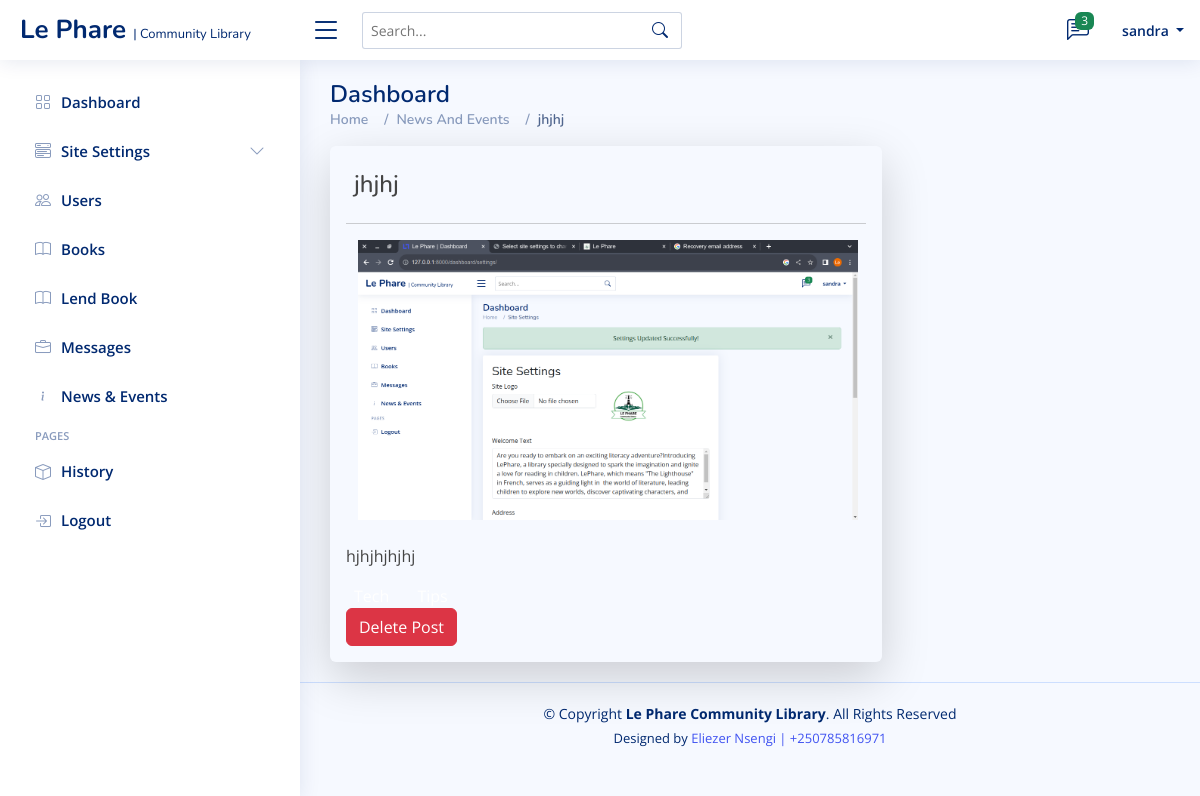
The app's page /dashboard/news/jhjhj (signed in) with its own data.
### MainApp/models.py (models this page shows, shortened)
class NewsAndEvents(models.Model):
    title = models.CharField(max_length=255)
    slug = models.SlugField(unique=True)
    image = models.ImageField(upload_to="news/", null=True, blank=True)
    content = FroalaField()
    created_at = models.DateTimeField(auto_now_add=True)
    edited_at = models.DateTimeField(auto_now=True)
    class Meta:
        ordering = ["-created_at"]

### Dashboard/views.py (the view)
# urls.py: path("news/<slug:slug>", DashboardNewsDetail),
@login_required(login_url="/login")
def DashboardNewsDetail(request, slug):
    news_object = NewsAndEvents.objects.get(slug=slug)
    context = {
        "news": news_object,
    }
    return render(request, "dashboard/news-detail.html", context)

### Dashboard/templates/dashboard/news-detail.html (shortened to what this page needs)
{% extends './base.html'%} {% load static%} {% block content%}{% load humanize%}
<main id="main" class="main">
  <div class="pagetitle">
    <h1>Dashboard</h1>
    <nav>
      <ol class="breadcrumb">
        <li class="breadcrumb-item"><a href="/">Home</a></li>
        <li class="breadcrumb-item"><a href="/dashboard/news/">News And Events</a></li>
        <li class="breadcrumb-item active">{{news.slug}}</li>
      </ol>
    </nav>
  </div>
  <section class="section dashboard">
    <div class="row">
      <div class="col-lg-8">
        <div class="min-h-screen flex justify-center items-center bg-gray-100">
          <div class="grid grid-cols-3 gap-4">
            <div class="max-w-md rounded shadow-lg">
              <div class="p-3">
                <div>
                  <h4 class="p-2 text-lg font-bold leading-tight">
                    {{news.title}}
                  </h4>
                  <hr />
                </div>
                <div class="flex items-center mb-2 container">
                  <img
                    src="{{news.image.url}}"
                    class="rounded-full h-10 w-10 mr-3"
                    width="500"
                    height=""
                  />
                </div>
                <p class="mb-4 text-gray-700">{{news.content | safe}}</p>
                <div
                  class="flex justify-between items-center text-xs text-gray-500"
                >
                  <div>
                    <span class="px-2 py-1 bg-blue-500 text-white rounded-full"
                      >Tech</span
                    >
                    <span
                      class="px-2 py-1 bg-blue-500 text-white rounded-full ml-2"
                      >Tips</span
                    >
                  </div>
                  <div class="flex items-center">
                    <button class="btn btn-danger"  data-toggle="modal"
        data-target="#deleteModal">Delete Post</button>
                  </div>
                </div>
                </div>
              </div>
            </div>
          </div>
        </div>
      </div>
  </section>
</main>
{% endblock %}

### Dashboard/templates/dashboard/base.html (shortened to what this page needs)
{% load static %} {% load humanize %}
<!DOCTYPE html>
<html lang="en">
  <head>
    <link
      rel="stylesheet"
      href="https://cdn.jsdelivr.net/npm/bootstrap@4.0.0/dist/css/bootstrap.min.css"
    />
    <link
      href="{%static 'dashboard/assets/vendor/bootstrap/css/bootstrap.min.css'%}"
      rel="stylesheet"
    />
    <link
      href="{%static 'dashboard/assets/vendor/bootstrap-icons/bootstrap-icons.css'%}"
      rel="stylesheet"
    />
    <link
      href="{%static 'dashboard/assets/vendor/boxicons/css/boxicons.min.css'%}"
      rel="stylesheet"
    />
    <link
      href="{% static 'dashboard/assets/vendor/quill/quill.snow.css'%}"
      rel="stylesheet"
    />
    <link
      href="{% static 'dashboard/assets/vendor/quill/quill.bubble.css'%}"
      rel="stylesheet"
    />
    <link
      href="{% static 'dashboard/assets/vendor/remixicon/remixicon.css'%}"
      rel="stylesheet"
    />
    <link
      href="{% static 'dashboard/assets/vendor/simple-datatables/style.css'%}"
      rel="stylesheet"
    />
    <link href="{%static 'dashboard/assets/css/style.css'%}" rel="stylesheet" />
  </head>
  <body>
    <header id="header" class="header fixed-top d-flex align-items-center">
      <div class="d-flex align-items-center justify-content-between">
        <a href="/dashboard" class="logo d-flex align-items-center">
          <span class="d-none d-lg-block"
            >Le Phare
            <small style="font-size: 13px"> | Community Library</small>
          </span>
        </a>
        <i class="bi bi-list toggle-sidebar-btn"></i>
      </div>
      <div class="search-bar">
        <form
          class="search-form d-flex align-items-center"
          method="POST"
          action="#"
        >
          <input
            type="text"
            name="query"
            placeholder="Search..."
            title="Enter search keyword"
          />
          <button type="submit" title="Search">
            <i class="bi bi-search"></i>
          </button>
        </form>
      </div>
      <nav class="header-nav ms-auto">
        <ul class="d-flex align-items-center">
          <li class="nav-item dropdown">
            <a class="nav-link nav-icon" href="#" data-bs-toggle="dropdown">
              <i class="bi bi-chat-left-text"></i>
              <span class="badge bg-success badge-number">3</span> </a
            >
          </li>
          <li class="nav-item dropdown pe-3">
            <a
              class="nav-link nav-profile d-flex align-items-center pe-0"
              href="#"
              data-bs-toggle="dropdown"
            >
              <span class="d-none d-md-block dropdown-toggle ps-2"
                >{{request.user}}
              </span> </a
            >
          </li>
        </ul>
      </nav>
    </header>
    <aside id="sidebar" class="sidebar">
      <ul class="sidebar-nav" id="sidebar-nav">
        <li class="nav-item">
          <a class="nav-link collapsed" href="/dashboard">
            <i class="bi bi-grid"></i>
            <span>Dashboard</span>
          </a>
        </li>
        <li class="nav-item">
          <a
            class="nav-link collapsed"
            data-bs-target="#forms-nav"
            data-bs-toggle="collapse"
            href="/dashboard/settings"
          >
            <i class="bi bi-menu-button-wide"></i><span>Site Settings</span
            ><i class="bi bi-chevron-down ms-auto"></i>
          </a>
        </li>
        <li class="nav-item">
          <a class="nav-link collapsed" href="/dashboard/users">
            <i class="bi bi-people"></i><span>Users</span></a
          >
        </li>
        <li class="nav-item">
          <a class="nav-link collapsed" href="/dashboard/books">
            <i class="bi bi-book"></i><span>Books</span>
          </a>
        </li>
        <li class="nav-item">
          <a class="nav-link collapsed" href="/dashboard/books/lend">
            <i class="bi bi-book"></i><span>Lend Book</span>
          </a>
        </li>
        <li class="nav-item">
          <a class="nav-link collapsed" href="#">
            <i class="bi bi-briefcase"></i><span>Messages</span>
          </a>
        </li>
        <li class="nav-item">
          <a class="nav-link collapsed" href="/dashboard/news">
            <i class="bi bi-info"></i><span>News & Events</span>
          </a>
        </li>
        <li class="nav-heading">Pages</li>
        <li class="nav-item">
          <a class="nav-link collapsed" href="/dashboard/history">
            <i class="bi bi-box"></i>
            <span>History</span>
          </a>
        </li>
        <li class="nav-item">
          <a class="nav-link collapsed" href="/logout">
            <i class="bi bi-box-arrow-in-right"></i>
            <span>Logout</span>
          </a>
        </li>
      </ul>
    </aside>
    {% block content %} {{ redirect_to_login_immediately }} {% endblock %}
    <footer id="footer" class="footer">
      <div class="copyright">
        &copy; Copyright <strong><span>Le Phare Community Library</span></strong
        >. All Rights Reserved
      </div>
      <div class="credits">
        Designed by
        <a href="#">Eliezer Nsengi | +250785816971</a>
      </div>
    </footer>
  </body>
</html>

### static/dashboard/assets/css/style.css (style rules this page uses)
:root { scroll-behavior: smooth; }
body { font-family: "Open Sans", sans-serif; background: #f6f9ff; color: #444444; }
a { color: #4154f1; text-decoration: none; }
h1, h2, h3, h4, h5, h6 { font-family: "Nunito", sans-serif; }
#main { margin-top: 60px; padding: 20px 30px; transition: all 0.3s; }
.pagetitle { margin-bottom: 10px; }
.pagetitle h1 { font-size: 24px; margin-bottom: 0; font-weight: 600; color: #012970; }
.breadcrumb { font-size: 14px; font-family: "Nunito", sans-serif; color: #899bbd; font-weight: 600; }
.breadcrumb a { color: #899bbd; transition: 0.3s; }
.breadcrumb .breadcrumb-item::before { color: #899bbd; }
.breadcrumb .active { color: #51678f; font-weight: 600; }
.logo { line-height: 1; }
@media (min-width: 1200px) { .logo { width: 280px; } }
.logo span { font-size: 26px; font-weight: 700; color: #012970; font-family: "Nunito", sans-serif; }
.header { transition: all 0.5s; z-index: 997; height: 60px; box-shadow: 0px 2px 20px rgba(1, 41, 112, 0.1); background-color: #fff; padding-left: 20px; }
.header .toggle-sidebar-btn { font-size: 32px; padding-left: 10px; cursor: pointer; color: #012970; }
.header .search-bar { min-width: 360px; padding: 0 20px; }
.header .search-form { width: 100%; }
.header .search-form input { border: 0; font-size: 14px; color: #012970; border: 1px solid rgba(1, 41, 112, 0.2); padding: 7px 38px 7px 8px; border-radius: 3px; transition: 0.3s; width: 100%; }
.header .search-form button { border: 0; padding: 0; margin-left: -30px; background: none; }
.header .search-form button i { color: #012970; }
.header-nav ul { list-style: none; }
.header-nav>ul { margin: 0; padding: 0; }
.header-nav .nav-icon { font-size: 22px; color: #012970; margin-right: 25px; position: relative; }
.header-nav .nav-profile { color: #012970; }
.header-nav .nav-profile span { font-size: 14px; font-weight: 600; }
.header-nav .badge-number { position: absolute; inset: -2px -5px auto auto; font-weight: normal; font-size: 12px; padding: 3px 6px; }
.sidebar { position: fixed; top: 60px; left: 0; bottom: 0; width: 300px; z-index: 996; transition: all 0.3s; padding: 20px; overflow-y: auto; scrollbar-width: thin; scrollbar-color: #aab7cf transparent; box-shadow: 0px 0px 20px rgba(1, 41, 112, 0.1); background-color: #fff; }
@media (min-width: 1200px) { #main, #footer { margin-left: 300px; } }
.sidebar-nav { padding: 0; margin: 0; list-style: none; }
.sidebar-nav li { padding: 0; margin: 0; list-style: none; }
.sidebar-nav .nav-item { margin-bottom: 5px; }
.sidebar-nav .nav-heading { font-size: 11px; text-transform: uppercase; color: #899bbd; font-weight: 600; margin: 10px 0 5px 15px; }
.sidebar-nav .nav-link { display: flex; align-items: center; font-size: 15px; font-weight: 600; color: #4154f1; transition: 0.3; background: #f6f9ff; padding: 10px 15px; border-radius: 4px; }
.sidebar-nav .nav-link i { font-size: 16px; margin-right: 10px; color: #4154f1; }
.sidebar-nav .nav-link.collapsed { color: #012970; background: #fff; }
.sidebar-nav .nav-link.collapsed i { color: #899bbd; }
.sidebar-nav .nav-link .bi-chevron-down { margin-right: 0; transition: transform 0.2s ease-in-out; }
.footer { padding: 20px 0; font-size: 14px; transition: all 0.3s; border-top: 1px solid #cddfff; }
.footer .copyright { text-align: center; color: #012970; }
.footer .credits { padding-top: 5px; text-align: center; font-size: 13px; color: #012970; }

### records on screen
NewsAndEvents: slug "jhjhj", title "jhjhj", image (picture), content "hjhjhjhjhj"

### other values on screen
{{ request.user }} "sandra"
